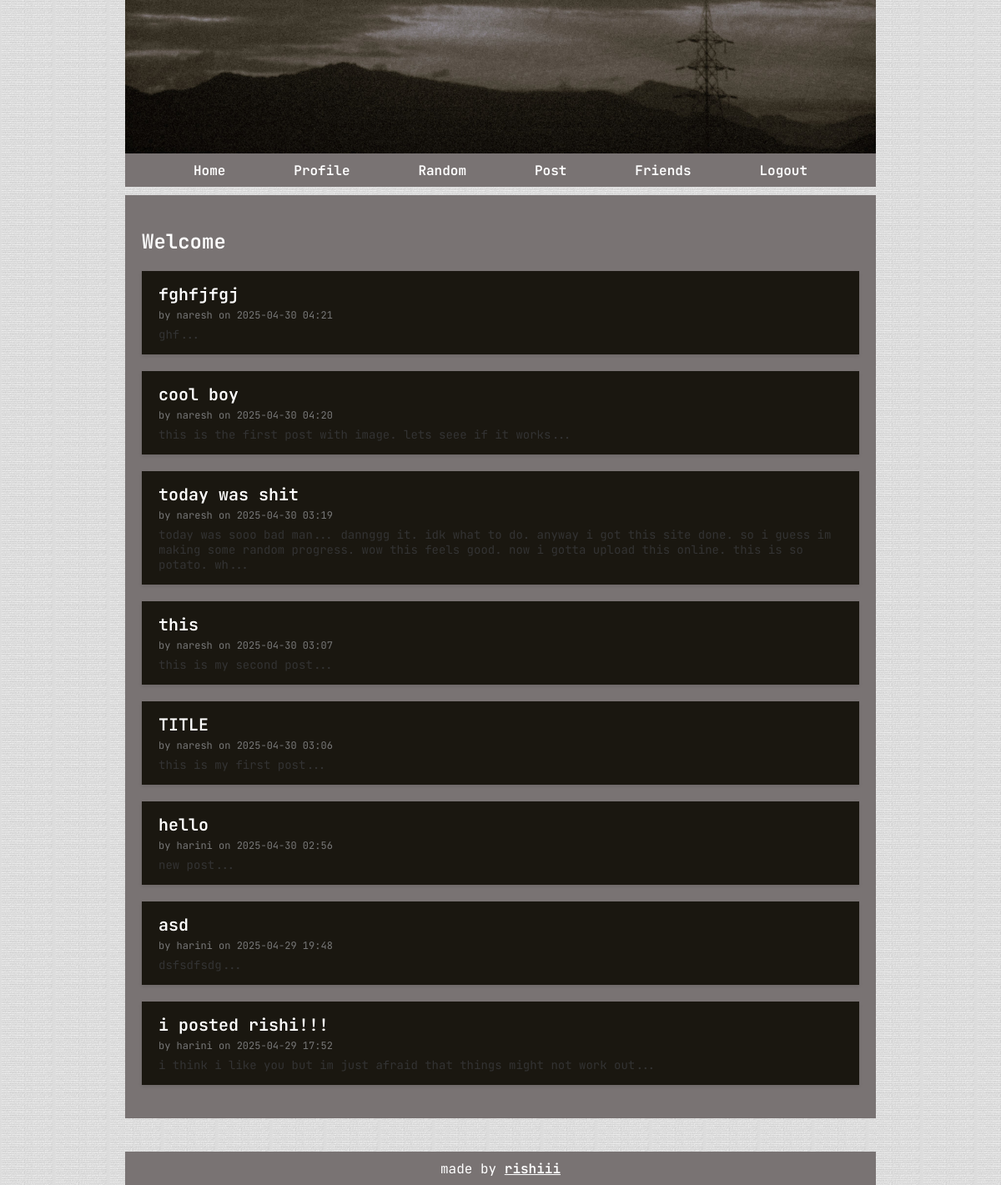
Screenshot of / (signed in) with the database file from the repository.
### tables this page shows
CREATE TABLE posts (
                        id INTEGER PRIMARY KEY AUTOINCREMENT,
                        title TEXT NOT NULL,
                        content TEXT NOT NULL,
                        date TEXT NOT NULL,
                        user_id INTEGER NOT NULL, image TEXT,
                        FOREIGN KEY (user_id) REFERENCES users(id)
                    );

CREATE TABLE users (
                        id INTEGER PRIMARY KEY AUTOINCREMENT,
                        username TEXT UNIQUE NOT NULL,
                        password TEXT NOT NULL
                    , profile_pic TEXT, aura INTEGER DEFAULT 100, email TEXT, is_verified INTEGER DEFAULT 0);

### app.py (the view)
@app.route('/')
def index():
    db = get_db()
    posts = []
    if 'user_id' in session:
        user_id = session['user_id']
        query = '''
        SELECT posts.id AS id, posts.title, posts.content, posts.date, posts.image,
               users.username,
               (SELECT COUNT(*) FROM likes WHERE post_id = posts.id AND value = 'like') AS like_count,
               (SELECT COUNT(*) FROM likes WHERE post_id = posts.id AND value = 'unlike') AS unlike_count
        FROM posts
        JOIN users ON posts.user_id = users.id
        WHERE posts.user_id = ? OR posts.user_id IN (
            SELECT user_id FROM friends WHERE friend_id = ? AND status = 'accepted'
            UNION
            SELECT friend_id FROM friends WHERE user_id = ? AND status = 'accepted'
        )
        ORDER BY posts.date DESC
        '''
        posts = db.execute(query, (user_id, user_id, user_id)).fetchall()
    return render_template('index.html', posts=posts)

### app.py (called while the page is built)
def get_db():
    db = getattr(g, '_database', None)
    if db is None:
        db = g._database = sqlite3.connect(DATABASE)
        db.row_factory = sqlite3.Row
    return db

@app.teardown_appcontext
def close_connection(exception):
    db = getattr(g, '_database', None)
    if db is not None:
        db.close()

### templates/index.html (shortened to what this page needs)
{% extends "base.html" %}
{% block content %}
<h2>Welcome</h2>
    {% if posts %}
        {% for post in posts %}
            <div class="post-card">
                <h3><a href="{{ url_for('view_post', post_id=post.id) }}">{{ post.title }}</a></h3>
                <small>by {{ post.username }} on {{ post.date }}</small>
                <p>{{ post.content[:200] }}...</p>
            </div>
        {% endfor %}
    {% else %}
        <p>No posts to display. Add friends or Create your own posts!</p>
    {% endif %}
{% endblock %}

### static/styles.css (style rules this page uses)
:root { --header-image: url('cover.JPG'); --body-bg-image: url('sandy.jpg'); --content: #000000; }
body { font-family: 'Nunito', sans-serif; margin: 0; background-color: #ffffff; background-size: 65px; color: #ffffff; background-image: var(--body-bg-image); }
* { box-sizing: border-box; }
#container a { color: #ffffff; font-weight: bold; }
h1, h2, h3 { color: #ffffff; }
.post-card { background-color: #1a1710; padding: 15px 20px; margin-bottom: 20px; box-shadow: 0 2px 4px rgba(0, 0, 0, 0.1); }
.post-card h3 { margin: 0 0 4px 0; color: #A186A5; font-size: 20px; }
.post-card small { color: #777; margin: 0 0 6px 0; display: block; font-size: 12px; }
.post-card p { margin: 0; font-size: 14px; color: #333; }
.post-card a { text-decoration: none; color: #A186A5; }

### rows the page displays
posts: title "fghfjfgj", username "naresh", date "2025-04-30 04:21", content "ghf"
posts: title "cool boy", username "naresh", date "2025-04-30 04:20", content "this is the first post with image. lets seee if it works"
posts: title "today was shit", username "naresh", date "2025-04-30 03:19", content "today was sooo bad man... dannggg it. idk what to do. anyway i got this site done. so i guess im making some random progress. wow this feels good. now i gotta upload this online. this is so potato. wh"
posts: title "this", username "naresh", date "2025-04-30 03:07", content "this is my second post"
posts: title "TITLE", username "naresh", date "2025-04-30 03:06", content "this is my first post"
posts: title "hello", username "harini", date "2025-04-30 02:56", content "new post"
posts: title "asd", username "harini", date "2025-04-29 19:48", content "dsfsdfsdg"
posts: title "i posted rishi!!!", username "harini", date "2025-04-29 17:52", content "i think i like you but im just afraid that things might not work out"
